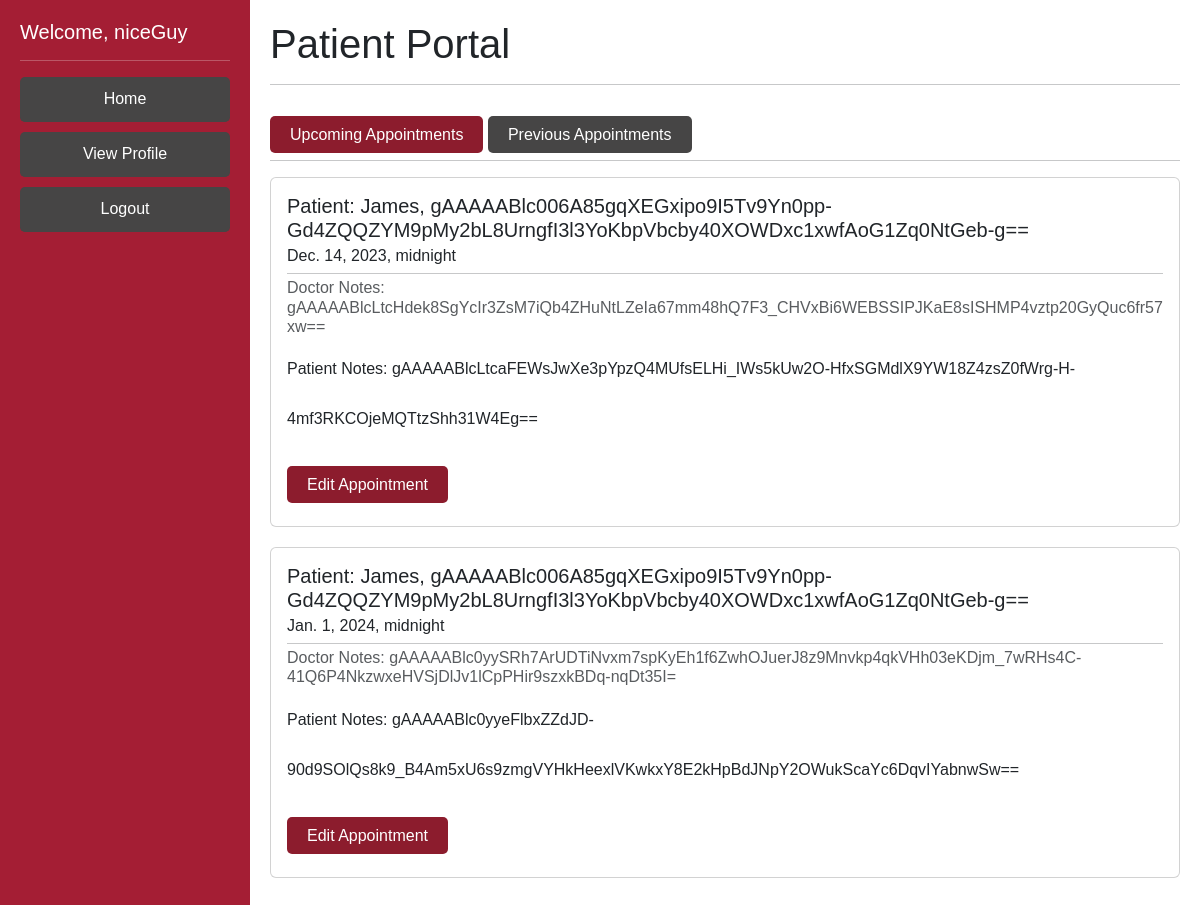
Screenshot of /patientHome/ (signed in) with the database file from the repository.
### DoctorPortal/models.py (models this page shows, shortened)
class Patient(AbstractBaseUser):
    phone = EncryptedIntegerField() # 1 (999)-999-9999 11 long
    ssn = EncryptedCharField(unique=True, max_length=9) #ssn should be unique
    address = EncryptedCharField(max_length=200, default= '')
    username = models.CharField(max_length=100, default = '', unique=True)
    password = EncryptedCharField(max_length=25, default='')
    createdAt = EncryptedDateTimeField(auto_now_add=True) # time the patient was created
    lastUpdated = EncryptedDateTimeField(auto_now=True) # time the patient info was last edited
    fname = models.CharField(max_length=50)
    lname = EncryptedCharField(max_length=50)
    sex = models.CharField(max_length=1) # M or F
    symptoms = EncryptedTextField(default='na') #large body of text
    age = models.PositiveIntegerField(validators=[MaxValueValidator(130), MinValueValidator(0)], default=None) # 0 - 130 yrs old
    weight = models.PositiveIntegerField(validators=[MinValueValidator(1), MaxValueValidator(2000)], default=None) # 1-2000lbs
    allergies = EncryptedTextField(default='na') # known allergies
    history = EncryptedTextField(default='na') # the medical history
    otp_verification_secret = models.CharField(max_length=50, default='')
    is_patient = models.BooleanField('patientStatus', default=True)
    is_doctor = models.BooleanField('doctorStatus', default=False)
    objects = PatientManager()
    USERNAME_FIELD = 'username'
    REQUIRED_FIELDS = []
    def __str__(self):
        if self.is_patient == True:
            return self.lname + ", " + self.fname
        elif (self.is_doctor == True):
            return "Dr." + self.fname + " " + self.lname
        else:
            return self.username

class Appointments(models.Model):
    staffUser = models.ForeignKey(Patient, on_delete=models.CASCADE, related_name='attendingDoctor', default='')
    patient = models.ForeignKey(Patient, on_delete=models.CASCADE, related_name='apptPatient', default='')
    updaterUsername = models.CharField(max_length=100, default = '')
    apptDate = models.DateTimeField(auto_now_add=True)
    docNotes = EncryptedTextField(default='na') #large body of text
    patientNotes = EncryptedTextField(default='na') #large body of text

### PatientPortal/views.py (the view)
# urls.py: path('patientHome/', views.patientHome, name='patientHome'),
def patientHome(request):
    current_user = request.user
    logging.debug(current_user.username)
    if request.user.is_authenticated:
        logger.info(f"Authentication successful for patient {current_user} at {current_datetime}")
        logging.debug("User is authenticated!")
        current_user = request.user
        today = date.today()
        myAppts = Appointments.objects.filter(patient=current_user, apptDate__gte=today)
        return render(request, "homePage_patient.html", context = {'user': current_user, "appts": myAppts})
    else:
        logger.info(f"Authentication not successful for patient {current_user} at {current_datetime}")
        logging.debug("ERROR: USER Not AUtHENTICATED")

### DoctorPortal/templates/homePage_patient.html
{% extends 'base_patient.html' %}
{% block content %}
<div class="jumbotron">
  <h1 class="display-7">Patient Portal</h1>
  <hr class="my-3">
</div>
<br>
<div class="jumbotron">
  <h6>
      <a href="">Upcoming Appointments</a>
      <a  style="background-color: rgb(70, 69, 69);" href="/viewPastAppointmentsPatient">Previous Appointments</a>
  </h6>
  <hr class="my-3">
</div>
{% if appts %}
<ul class="list-group">
    {% for a in appts %}
        <div class="card" style="width: auto; margin-bottom: 20px;">
            <div class="card-body">
              <h5 class="card-title">Patient: {{a.patient.fname}}, {{a.patient.lname}}</h5>
              <h6 class="card-subtitle mb-2 ">{{a.apptDate}}</h6>
              <hr class="my-2">
              <h6 class="card-subtitle mb-2 text-muted">Doctor Notes: {{a.docNotes}}</h6>
              <p class="card-text">Patient Notes: {{a.patientNotes}}</p>
              <a href="{% url 'editAppointmentPatient' patientUsername=a.patient.username apptID=a.id %}" class="card-link">Edit Appointment</a>
            </div>
          </div>
    {% endfor %}
</ul>
{% endif %}
{% endblock content %}

### DoctorPortal/templates/base_patient.html (shortened to what this page needs)
{% load static %}
<!doctype html>
<html lang="en">
  <head>
		<link href="https://cdn.jsdelivr.net/npm/bootstrap@5.3.0-alpha1/dist/css/bootstrap.min.css" rel="stylesheet">
		<link rel="stylesheet" type="text/css" href="{% static 'styles.css' %}">
	</head>
  <body>
    <div class="sidebar">
      <h5>Welcome, {{ user.get_username }}</h5>
      <hr class="my-3">
			<ul>
				<li><a class="btn btn-danger" style="margin-bottom: 10px;" href="/patientHome">Home</a></li>
				<li><a class="btn btn-danger" style="margin-bottom: 10px;" href="/viewProfile">View Profile</a></li>
				<li><a class="btn btn-danger" href="/logoutPatient">Logout</a></li>
			</ul>
    </div>
    <div class="content">
      {% block content %}{% endblock content %}
    </div>
  </body>
</html>

### DoctorPortal/static/styles.css (style rules this page uses)
body { margin: 0; padding: 0; font-family: Arial, sans-serif; }
.sidebar { position: fixed; top: 0px; left: 0; width: 250px; height: 100%; background-color: #a41e34; color: #fff; padding: 20px; box-sizing: border-box; }
.sidebar ul { margin: 0; padding: 0; list-style: none; }
.sidebar ul li { margin: 0; padding: 0; }
.sidebar ul li a { display: block; color: #fff; padding: 10px; text-decoration: none; border-bottom: 1px solid #8c1c2d; }
.content { margin-left: 250px; padding: 20px; box-sizing: border-box; }
.content h1 { margin-top: 0; }
.btn { background-color:rgb(70, 69, 69)!important; border-color: rgb(70, 69, 69)!important; border: none; display: inline-block; }
a:link, a:visited { background-color: #8c1c2d; color: #fff; padding: 10px 20px; border-radius: 5px; border: none; cursor: pointer; text-decoration: none; }
.card { margin-bottom: 100px; }
ul { margin: 0; line-height: 50px; list-style: none; }

### rows the page displays
Patient: get_username "niceGuy"
Appointments: patient.fname "James", patient.lname "gAAAAABlc006A85gqXEGxipo9I5Tv9Yn0pp-Gd4ZQQZYM9pMy2bL8UrngfI3l3YoKbpVbcby40XOWDxc1xwfAoG1Zq0NtGeb-g==", apptDate "Dec. 14, 2023, midnight", docNotes "gAAAAABlcLtcHdek8SgYcIr3ZsM7iQb4ZHuNtLZeIa67mm48hQ7F3_CHVxBi6WEBSSIPJKaE8sISHMP4vztp20GyQuc6fr57xw==", patientNotes "gAAAAABlcLtcaFEWsJwXe3pYpzQ4MUfsELHi_IWs5kUw2O-HfxSGMdlX9YW18Z4zsZ0fWrg-H-4mf3RKCOjeMQTtzShh31W4Eg=="
Appointments: patient.fname "James", patient.lname "gAAAAABlc006A85gqXEGxipo9I5Tv9Yn0pp-Gd4ZQQZYM9pMy2bL8UrngfI3l3YoKbpVbcby40XOWDxc1xwfAoG1Zq0NtGeb-g==", apptDate "Jan. 1, 2024, midnight", docNotes "gAAAAABlc0yySRh7ArUDTiNvxm7spKyEh1f6ZwhOJuerJ8z9Mnvkp4qkVHh03eKDjm_7wRHs4C-41Q6P4NkzwxeHVSjDlJv1lCpPHir9szxkBDq-nqDt35I=", patientNotes "gAAAAABlc0yyeFlbxZZdJD-90d9SOlQs8k9_B4Am5xU6s9zmgVYHkHeexlVKwkxY8E2kHpBdJNpY2OWukScaYc6DqvIYabnwSw=="
